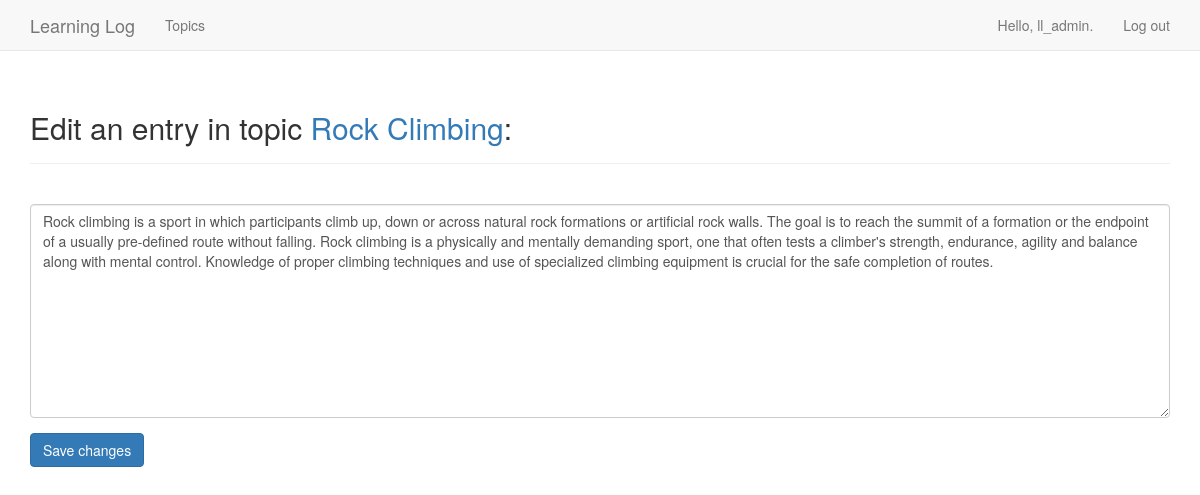
The app's page /edit_entry/3/ (signed in) with its own data.
### learning_logs/models.py (models this page shows, shortened)
class Topic(models.Model):
    text = models.CharField(max_length=200)
    date_added = models.DateTimeField(auto_now_add=True)
    owner = models.ForeignKey(User, on_delete=models.CASCADE)
    def __str__(self):
        return self.text

class Entry(models.Model):
    topic = models.ForeignKey(Topic, on_delete=models.CASCADE)
    text = models.TextField()
    date_added = models.DateTimeField(auto_now_add=True)
    class Meta:
        verbose_name_plural = 'entries'

### learning_logs/views.py (the view)
# urls.py: url(r'^edit_entry/(?P<entry_id>\d+)/$', views.edit_entry, name='edit_entry'),
@login_required
def edit_entry(request, entry_id):
    entry = Entry.objects.get(id=entry_id)
    topic_p = entry.topic
    check_topic_owner(request, topic_p)
    if request.method != 'POST':
        form = EntryForm(instance=entry)
    else:
        form = EntryForm(instance=entry, data=request.POST)
        if form.is_valid():
            form.save()
            return HttpResponseRedirect(reverse('learning_logs:topic', args=[topic_p.id]))
    context = {'entry': entry, 'topic': topic_p, 'form': form}
    return render(request, 'learning_logs/edit_entry.html', context)

### learning_logs/forms.py
class EntryForm(forms.ModelForm):
    class Meta:
        model = Entry
        fields = ['text']
        labels = {'text': ''}
        widgets = {'text': forms.Textarea(attrs={'col': 80})}

### learning_logs/views.py (called while the page is built)
def check_topic_owner(request, topic_p):
    if topic_p.owner != request.user:
        raise Http404

### learning_logs/templates/learning_logs/edit_entry.html (shortened to what this page needs)
{% extends 'learning_logs/base.html' %}
{% load bootstrap3 %}
{% block header %}
  <h2>Edit an entry in topic <a href="{% url 'learning_logs:topic' topic.id %}">{{ topic }}</a>:</h2>
{% endblock header %}
{% block content %}
  <form action="{% url 'learning_logs:edit_entry' entry.id %}" method="post" class="form">
    {% bootstrap_form form %}
    {% buttons %}
    <button name="submit" class="btn btn-primary">Save changes</button>
    {% endbuttons %}
  </form>
{% endblock content %}

### learning_logs/templates/learning_logs/base.html (shortened to what this page needs)
{% load bootstrap3 %}
<!DOCTYPE html>
<html lang="en">
  <head>
    {% bootstrap_css %}
  </head>
  <body>
    <nav class="navbar navbar-default navbar-static-top">
      <div class="container">
        <div class="navbar-header">
          <a class="navbar-brand" href="{% url 'learning_logs:index' %}">
            Learning Log</a>
        </div>
        <div id="navbar" class="navbar-collapse collapse">
          <ul class="nav navbar-nav">
            <li><a href="{% url 'learning_logs:topics' %}">Topics</a></li>
          </ul>
          <ul class="nav navbar-nav navbar-right">
            {% if user.is_authenticated %}
              <li><a>Hello, {{ user.username }}.</a></li>
              <li><a href="{% url 'users:logout' %}">Log out</a></li>
            {% else %}
              <li><a href="{% url 'users:register' %}">Register</a></li>
              <li><a href="{% url 'users:login' %}">Log in</a></li>
            {% endif %}
          </ul>
        </div>
      </div>
    </nav>
    <div class="container">
      <div class="page-header">
        {% block header %}{% endblock header %}
      </div>
      <div>
        {% block content %}{% endblock content %}
      </div>
    </div>
  </body>
</html>

### records on screen
Topic: text "Rock Climbing"
Entry: text "Rock climbing is a sport in which participants climb up, down or across natural rock formations or artificial rock walls. The goal is to reach the summit of a formation or the endpoint of a usually pre-defined route without falling. Rock climbing is a physically and mentally demanding sport, one that often tests a climber's strength, endurance, agility and balance along with mental control. Knowledge of proper climbing techniques and use of specialized climbing equipment is crucial for the safe completion of routes."

### other values on screen
{{ user.username }} "ll_admin"
